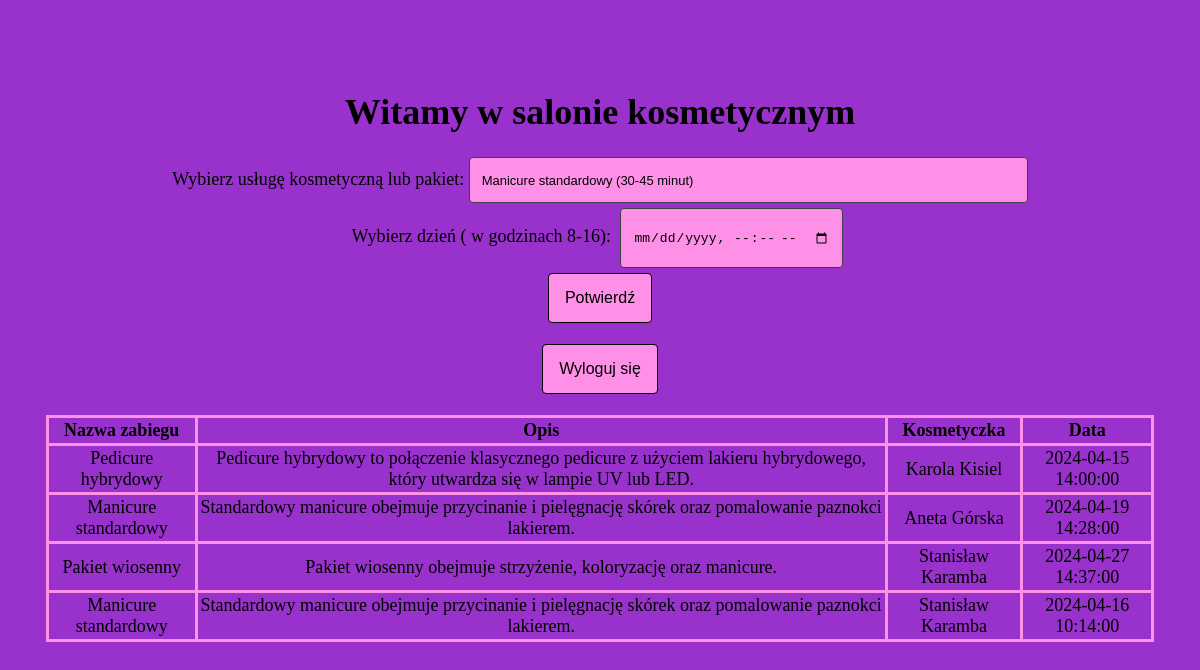
The page / (signed in) on the database its author committed.
### tables this page shows
CREATE TABLE `wizyty` (
  `id` int(11) NOT NULL,
  `id_zabiegu` int(11) DEFAULT NULL,
  `czas` datetime DEFAULT NULL,
  `id_kosmetyczki` int(11) DEFAULT NULL,
  `id_klienta` int(11) DEFAULT NULL
);

CREATE TABLE `zabiegi` (
  `id` int(11) NOT NULL,
  `nazwa_zabiegu` varchar(500) DEFAULT NULL,
  `opis` text DEFAULT NULL,
  `Specjalizacja` varchar(500) NOT NULL,
  `trwanie` int(11) DEFAULT NULL
);

CREATE TABLE `kosmetyczki` (
  `id` int(11) NOT NULL,
  `email` varchar(500) NOT NULL,
  `specjalizacja` varchar(500) DEFAULT NULL,
  `imie` varchar(500) DEFAULT NULL,
  `nazwisko` varchar(500) DEFAULT NULL,
  `login` varchar(500) NOT NULL,
  `haslo` text NOT NULL
);

### index.php (the view, shortened to what this page needs)
<!DOCTYPE html>
<html lang="en">
<head>
    <link rel="stylesheet" href="style.css">
</head>
<body>
    <?php
    $conn = mysqli_connect("localhost","root","","kosma");
    $zap = "SELECT  `email`,`login`,`haslo`FROM `kosmetyczki`";
    $zap2 = "SELECT  `email`,`login`,`haslo`FROM `klientki`";
    function strona(){
        echo '
        <div>
        <div>
            <h1>Witamy w salonie kosmetycznym</h1>
        </div>
        <div>
            <form action="wizyta.php" method="POST">
                <label for="usluga">Wybierz usługę kosmetyczną lub pakiet:</label>
                <select id="usluga" name="usluga">
                  <optgroup label="Usługi pojedyncze">
                    <option value ="Manicure standardowy">Manicure standardowy (30-45 minut)</option>
                  </optgroup>
                </select><br>
                <label for="data">Wybierz dzień ( w godzinach 8-16):</label>
                <input type="datetime-local" id="data" name="data">
                <br><button>Potwierdź</button>
              </form>
        </div>
    </div>
        ';
    }
    function wizyty(){
        echo "<div>";
        $a  = $_SESSION['log'];
        if($_SESSION["ckl"]!=2){
        $conn = mysqli_connect("localhost","root","","kosma");
        $sql = "SELECT zabiegi.nazwa_zabiegu,zabiegi.opis,kosmetyczki.imie,kosmetyczki.nazwisko,`czas` FROM `wizyty` \n"
    . "INNER JOIN kosmetyczki on kosmetyczki.id = wizyty.id_kosmetyczki\n"
    . "INNER JOIN zabiegi on zabiegi.id = wizyty.id_zabiegu\n"
    . "INNER JOIN klientki on klientki.id = wizyty.id_klienta\n"
    . "WHERE klientki.`login` like \"$a\";";
        $zap  = mysqli_query($conn,$sql);
        echo "<br><table>  <tr>
        <th>Nazwa zabiegu</th>
        <th>Opis</th>
        <th>Kosmetyczka</th>
        <th>Data</th>
      </tr>";
        while($row = mysqli_fetch_assoc($zap)){
            echo "<tr>
            <td>".$row["nazwa_zabiegu"]."</td>
            <td>".$row["opis"]."</td>
            <td>".$row["imie"]." ".$row["nazwisko"]."</td>
            <td>".$row["czas"]."</td>
          </tr>";
        }}}
        echo "</table><br></div>";
if($_SESSION['log']==null && $_SESSION['has']==null){
    error_reporting(0);
    if($_POST["login"] && $_POST["password"]){
     $a = $_POST["login"];
     $b = crypt($_POST["password"],"a32435dfetfg");
     if($_SESSION["ckl"]==2){
     $sql =  mysqli_query($conn,$zap ." where (login  like \"$a\" or email like \"$a\" ) and haslo like \"$b\" ;");
     if(mysqli_num_rows($sql) > 0){
        $_SESSION["log"]=$a;
        $_SESSION["has"]=$b;
        wizyty();
        wizyta();
        echo '<form action="wylogowanie.php" method="">
    <button>Wyloguj się</button></form>';
     }
     else{
        echo "Nie prawidłowe hasło lub login<br>";
        przycisk();
    }}
     else if($_SESSION["ckl"]==1){
     $sql = mysqli_query($conn,$zap2 . "where (login  like \"$a\" or email like \"$a\" )and haslo like \"$b\" ;");
     if(mysqli_num_rows($sql) > 0){
        $_SESSION["log"]=$a;
        $_SESSION["has"]=$b;
        strona();
        wizyty();
        wizyta();
        echo '<form action="wylogowanie.php" method="">
    <button>Wyloguj się</button></form>';
        }
        else{
            echo "Nie prawidłowe hasło lub login<br>";
            przycisk();
        }
    }
    else{
        echo "Coś poszło nie tak";
    }
    }
   else{
    if($_SESSION["aaaa"]){
    echo "Nie podano loginu lub hasła <br>";}
    przycisk();
   }}
   else{
    if($_SESSION["ckl"]==1){
    strona();}
    echo '<br><form action="wylogowanie.php" method="">
    <button>Wyloguj się</button></form>';
    wizyty();
   }
    ?>
</body>
</html>

### style.css (style rules this page uses)
body { text-align: center; background-color: darkorchid; padding: 1cm; font-size: large; }
table, th, td { border: 3px solid #ff90e8; padding: 2px; border-collapse: collapse; }
table { width: 100%; }
button { color: white; background-color: black; }
input { padding: 6px 12px; background: #ff90e8; border: 1px solid rgb(60, 63, 68); border-radius: 4px; font-size: 13px; color: black; height: 46px; appearance: none; transition: border 0.15s ease 0s; margin:5px; }
button { outline: 0; grid-gap: 8px; align-items: center; background-color: #ff90e8; color: #000; border: 1px solid #000; border-radius: 4px; cursor: pointer; display: inline-flex; flex-shrink: 0; font-size: 16px; gap: 8px; justify-content: center; line-height: 1.5; overflow: hidden; padding: 12px 16px; text-decoration: none; text-overflow: ellipsis; transition: all .14s ease-out; white-space: nowrap; }

### rows shown on the page
wizyty: id_zabiegu.nazwa_zabiegu "Pedicure hybrydowy", id_zabiegu.opis "Pedicure hybrydowy to połączenie klasycznego pedicure z użyciem lakieru hybrydowego, który utwardza się w lampie UV lub LED.", id_kosmetyczki.imie "Karola", id_kosmetyczki.nazwisko "Kisiel", czas "2024-04-15 14:00:00"
wizyty: id_zabiegu.nazwa_zabiegu "Manicure standardowy", id_zabiegu.opis "Standardowy manicure obejmuje przycinanie i pielęgnację skórek oraz pomalowanie paznokci lakierem.", id_kosmetyczki.imie "Aneta", id_kosmetyczki.nazwisko "Górska", czas "2024-04-19 14:28:00"
wizyty: id_zabiegu.nazwa_zabiegu "Pakiet wiosenny", id_zabiegu.opis "Pakiet wiosenny obejmuje strzyżenie, koloryzację oraz manicure.", id_kosmetyczki.imie "Stanisław", id_kosmetyczki.nazwisko "Karamba", czas "2024-04-27 14:37:00"
wizyty: id_zabiegu.nazwa_zabiegu "Manicure standardowy", id_zabiegu.opis "Standardowy manicure obejmuje przycinanie i pielęgnację skórek oraz pomalowanie paznokci lakierem.", id_kosmetyczki.imie "Stanisław", id_kosmetyczki.nazwisko "Karamba", czas "2024-04-16 10:14:00"
